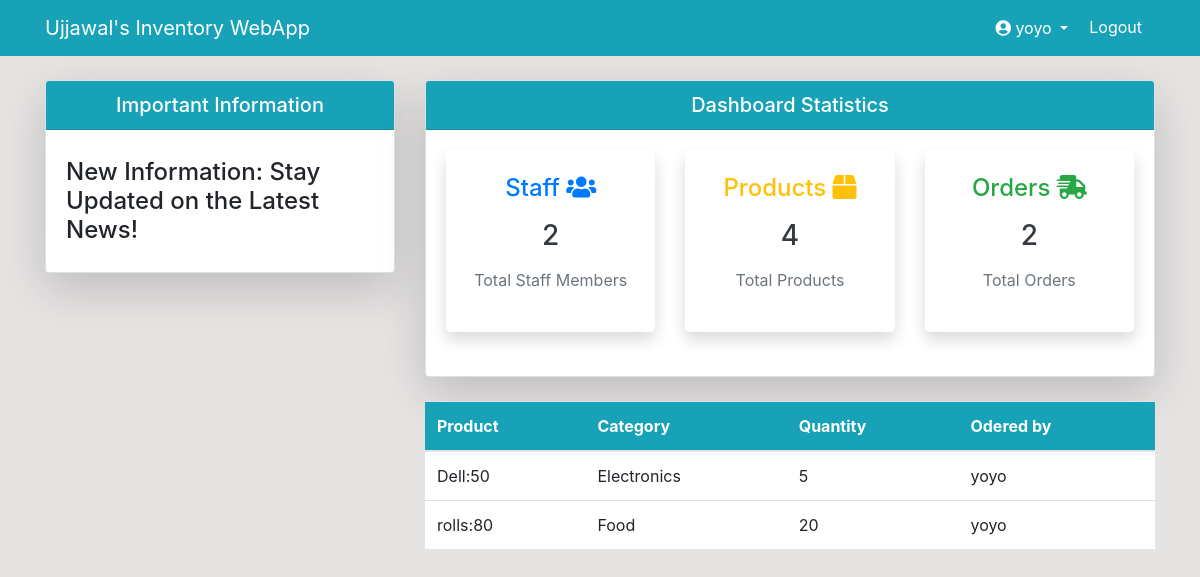
The app's page /order/ (signed in) with its own data.
### dashboard/models.py (models this page shows, shortened)
class Order(models.Model):
    name = models.ForeignKey(Product, on_delete=models.CASCADE, null=True)
    customer = models.ForeignKey(User, on_delete=models.CASCADE, null=True)
    order_quantity = models.PositiveIntegerField(null=True)

class Product(models.Model):
    name = models.CharField(max_length=100, null=True)
    quantity = models.PositiveIntegerField(null=True)
    category = models.CharField(max_length=50, choices=CATEGORY, null=True)
    def __str__(self):
        return f'{self.name}:{self.quantity}'

### dashboard/views.py (the view)
# urls.py: path('order/', views.order, name='dashboard-order'),
@login_required(login_url='user-login')
def order(request):
    order = Order.objects.all()
    order_count = order.count()
    customer = User.objects.filter(groups=2)
    customer_count = customer.count()
    product = Product.objects.all()
    product_count = product.count()
    context = {
        'order': order,
        'customer_count': customer_count,
        'product_count': product_count,
        'order_count': order_count,
    }
    return render(request, 'dashboard/order.html', context)

### templates/dashboard/order.html (shortened to what this page needs)
{% extends 'partials/base.html' %}
{% block content %}
{% include 'partials/topside.html' %}
<div class="row my-4">
    <div class="col-md-4"></div>
    <div class="col-md-8">
        <table class="table bg-white">
            <thead class="bg-info text-white">
                <tr>
                    <th scope="col">Product</th>
                    <th scope="col">Category</th>
                    <th scope="col">Quantity</th>
                    <th scope="col">Odered by</th>
                </tr>
            </thead>
            <tbody>
                {% for order in order %}
                <tr>
                    <td>{{ order.name }}</td>
                    <td>{{ order.name.category }}</td>
                    <td>{{ order.order_quantity }}</td>
                    <td>{{ order.customer.username }}</td>
                </tr>
                {% endfor %}
            </tbody>
        </table>
    </div>
</div>
{% endblock %}

### templates/partials/nav.html (shortened to what this page needs)
<nav class="navbar navbar-expand-lg navbar-info bg-info">
    <div class="container">
        {% if user.is_authenticated %}
        <a class="navbar-brand text-white" href="{% url 'dashboard-index' %}">Ujjawal's Inventory WebApp</a>
        <div class="collapse navbar-collapse" id="navbarSupportedContent">
            <ul class="navbar-nav ml-auto">
                <li class="nav-item active">
                    <a class="nav-link dropdown-toggle text-white fw-semibold" href="{% url 'user-profile' %}" id="navbarDropdown" role="button"
                        data-bs-toggle="dropdown" aria-expanded="false">
                        <i class="fas fa-user-circle"></i> {{ user.username }}
                    </a>
                </li>
                <li class="nav-item">
                    <form id="logout-form" action="{% url 'user-logout' %}" method="POST" style="display: inline;">
                        <button type="submit" class="btn btn-link text-white" style="text-decoration: none;">Logout</button>
                    </form>
                </li>
            </ul>
            {% endif %}
        </div>
    </div>
</nav>

### static/style.css (style rules this page uses)
body { background: rgb(230, 227, 227); }

### records on screen
Order: name "Dell:50", name.category "Electronics", order_quantity "5", customer.username "yoyo"
Order: name "rolls:80", name.category "Food", order_quantity "20", customer.username "yoyo"

### other values on screen
{{ user.username }} "yoyo"
{{ customer_count }} "2"
{{ product_count }} "4"
{{ order_count }} "2"
